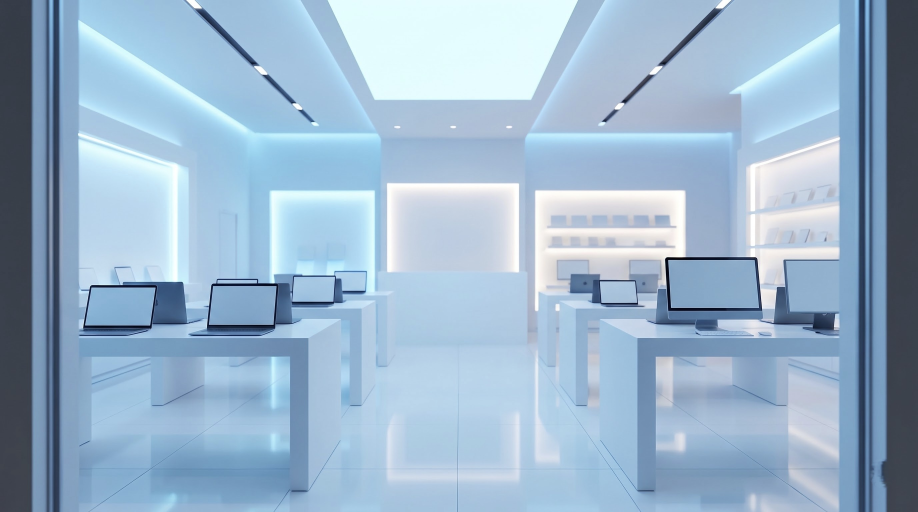
#> input picture raw/room-computers.jpg, 2752 x 1536 px, given in place of frame_0090.webp, which was not available (shown at 1/3 size)
$ python patch.py . room-neon.jpg
#> lines starting #> are read from the running program, lines starting #| are printed output that depends on the picture; pictures that were not available may be replaced by others from this repository, and a replacement may not be noted
import sys, numpy as np
from PIL import Image, ImageFilter, ImageDraw
S=sys.argv[1]; OUT=sys.argv[2]
tracks={
 'dark': ({114:(1478,700),120:(1535,716),126:(1605,726),132:(1695,747),138:(1822,770),144:(1950,793)}, 116, 142),
 'white':({90:(1428,695),96:(1482,704),102:(1537,713),108:(1592,722),114:(1672,733),120:(1770,745),124:(1853,756),128:(1936,767)}, 90, 127),
}
def interp(k,f):
    ks=sorted(k)
    for a,b in zip(ks,ks[1:]):
        if a<=f<=b:
            t=(f-a)/(b-a); return (k[a][0]+(k[b][0]-k[a][0])*t, k[a][1]+(k[b][1]-k[a][1])*t)
done=0
for f in range(90,145):
    im=Image.open(f"{S}/orig/frame_{f:04d}.webp").convert('RGB'); changed=False
#> further down, im is the input picture: PIL image 2752x1536 RGB; mean R, G, B 155, 181.2, 204.5
    for name,(k,f0,f1) in tracks.items():
        if not (f0<=f<=f1): continue
        x,y=interp(k,f)
        if x>1920+10: continue
        r = 9 + (f-f0)/(f1-f0)*9   # grows with the push-in
        R=int(r*3)
        box=(int(x-R),int(y-R),int(x+R),int(y+R))
        box=(max(0,box[0]),max(0,box[1]),min(1920,box[2]),min(1080,box[3]))
        c=im.crop(box)
        size=int(r*2)|1
        fill=c.filter(ImageFilter.MedianFilter(min(size,31))).filter(ImageFilter.GaussianBlur(1.5))
        m=Image.new('L',c.size,0); d=ImageDraw.Draw(m)
        cx,cy=x-box[0],y-box[1]
        d.ellipse([cx-r*0.8,cy-r*1.15,cx+r*0.8,cy+r*1.15],fill=255)
        m=m.filter(ImageFilter.GaussianBlur(r*0.3))
        c.paste(fill,(0,0),m); im.paste(c,box[:2]); changed=True
#> this loop made 2 passes
#> pass 2, `c=im.crop(box)`:
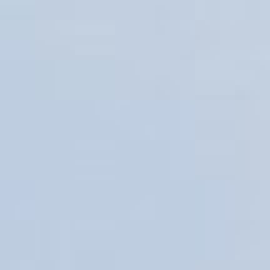
#> c: PIL image 54x54 RGB (shown 5 times larger); mean R, G, B 191.9, 206.1, 223.9
#> pass 2, `m=m.filter(ImageFilter.GaussianBlur(r*0.3))`:
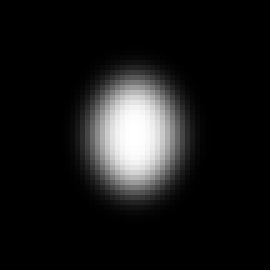
#> m: PIL image 54x54 L (shown 5 times larger); min 0, max 255, mean 24.1
    if changed:
        im.save(f"{OUT}/frame_{f:04d}.webp",quality=82,method=6); done+=1
#> pass 2 of the loop `for f in range(90,145):`:
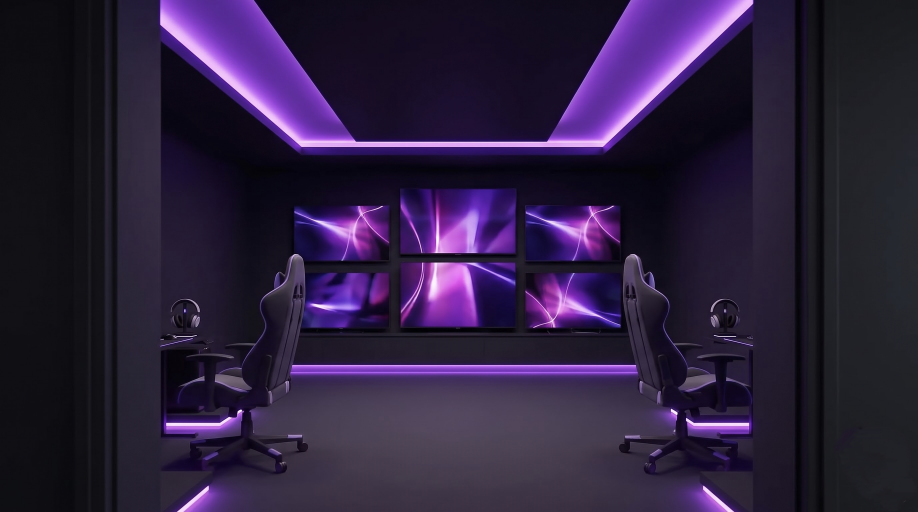
#> input picture raw/room-neon.jpg, 2752 x 1536 px, given in place of frame_0091.webp, which was not available (shown at 1/3 size)
#> im is the input picture: PIL image 2752x1536 RGB; mean R, G, B 44.8, 31.8, 61.6
#> the loop `for name,(k,f0,f1) in tracks.items():` made 2 passes
#> pass 2, `c=im.crop(box)`:
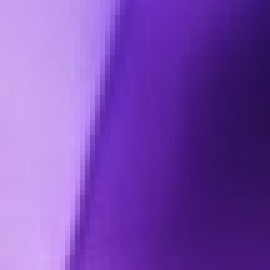
#> c: PIL image 54x54 RGB (shown 5 times larger); mean R, G, B 120.8, 73.3, 177
#> pass 2, `m=m.filter(ImageFilter.GaussianBlur(r*0.3))`:
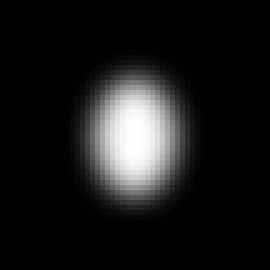
#> m: PIL image 54x54 L (shown 5 times larger); min 0, max 255, mean 25.2
#> (the run stopped early here; a loop or call above may not have finished)
